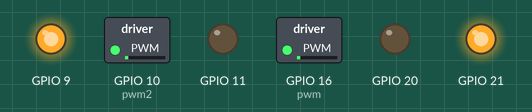
The program below on a simulated Raspberry Pi (BCM pin numbers). On the bench: switched loads named in the program (green lamp = pin HIGH), output pins drawn as LEDs (lit = HIGH). EEPROM starts erased.

Above: at 0.1 s.
Timing chart, 0 to 1.6 s (numbered marks = the images above):
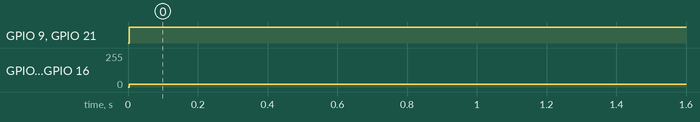

Measured:
- by itself, GPIO 9, GPIO 21: LOW → HIGH at 0.00 s
- by itself, GPIO 10 (pwm2), GPIO 16 (pwm): 0/255 → 20/255 at 0.00 s

The program:

Balance_Car_Rpi.py
```python
import smbus
import time
import RPi.GPIO as GPIO


GPIO.setmode(GPIO.BCM)
GPIO.setup(16,GPIO.OUT)
GPIO.setup(20,GPIO.OUT)
GPIO.setup(21,GPIO.OUT)

GPIO.setup(10,GPIO.OUT)
GPIO.setup(9,GPIO.OUT)
GPIO.setup(11,GPIO.OUT)

pwm = GPIO.PWM(16,80)
pwm2 = GPIO.PWM(10,80)

class Gyro(object):

    def __init__(self, addr):
        self.addr = addr
        self.i2c = smbus.SMBus(1)

    def get_gyro(self):
        try:
            self.raw_gyro_x = self.i2c.read_i2c_block_data(self.addr, 0x37, 2)
            self.raw_gyro_y = self.i2c.read_i2c_block_data(self.addr, 0x38, 2)
            self.raw_gyro_z = self.i2c.read_i2c_block_data(self.addr, 0x39, 2)
        except IOError:
            print("ReadError: gyro_gyro")
            return (0, 0, 0)
        else:
            self.k_gyro = 2000
            self.gyro_x = (self.raw_gyro_x[1] << 8 | self.raw_gyro_x[0]) / 32768 * self.k_gyro
            self.gyro_y = (self.raw_gyro_y[1] << 8 | self.raw_gyro_y[0]) / 32768 * self.k_gyro
            self.gyro_z = (self.raw_gyro_z[1] << 8 | self.raw_gyro_z[0]) / 32768 * self.k_gyro

            if self.gyro_x >= self.k_gyro:
                self.gyro_x -= 2 * self.k_gyro

            if self.gyro_y >= self.k_gyro:
                self.gyro_y -= 2 * self.k_gyro

            if self.gyro_z >= self.k_gyro:
                self.gyro_z -= 2 * self.k_gyro

            return (self.gyro_x, self.gyro_y, self.gyro_z)

    def get_angle(self):
        try:
            self.raw_angle_x = self.i2c.read_i2c_block_data(self.addr, 0x3d, 2)
            self.raw_angle_y = self.i2c.read_i2c_block_data(self.addr, 0x3e, 2)
            self.raw_angle_z = self.i2c.read_i2c_block_data(self.addr, 0x3f, 2)
        except IOError:
            print("ReadError: gyro_angle")
            return (0, 0, 0)
        else:
            self.k_angle = 180

            self.angle_x = (self.raw_angle_x[1] << 8 | self.raw_angle_x[0]) / 32768 * self.k_angle
            self.angle_y = (self.raw_angle_y[1] << 8 | self.raw_angle_y[0]) / 32768 * self.k_angle
            self.angle_z = (self.raw_angle_z[1] << 8 | self.raw_angle_z[0]) / 32768 * self.k_angle
            if self.angle_x >= self.k_angle:
                self.angle_x -= 2 * self.k_angle

            if self.angle_y >= self.k_angle:
                self.angle_y -= 2 * self.k_angle

            if self.angle_z >= self.k_angle:
                self.angle_z -= 2 * self.k_angle
            return (self.angle_x, self.angle_y, self.angle_z)

def Motor(speed):
    if(speed>0):
        if(speed>=100):
            speed=100
        pwm.ChangeDutyCycle(speed)
        pwm2.ChangeDutyCycle(speed)
        GPIO.output(20, False)
        GPIO.output(21, True)
        GPIO.output(9, True)
        GPIO.output(11, False)
    elif{speed<0}:
        if(speed<=-100):
            speed=-100
        pwm.ChangeDutyCycle(-speed)
        pwm2.ChangeDutyCycle(-speed)
        GPIO.output(20, True)
        GPIO.output(21, False)
        GPIO.output(9, False)
        GPIO.output(11, True)
    else:
        GPIO.output(20, False)
        GPIO.output(21, False)
        GPIO.output(9, False)
        GPIO.output(11, False)


pwm.start(90)
pwm2.start(90)
head_gyro = Gyro(0x50)
p = 3.4
d = 0.5
midle_Value=2.3
while(True):
        angle=head_gyro.get_angle()
        gyro=head_gyro.get_gyro()
        Motor((midle_Value+angle[0])*p+gyro[0]*d)
        time.sleep(0.02)
```
